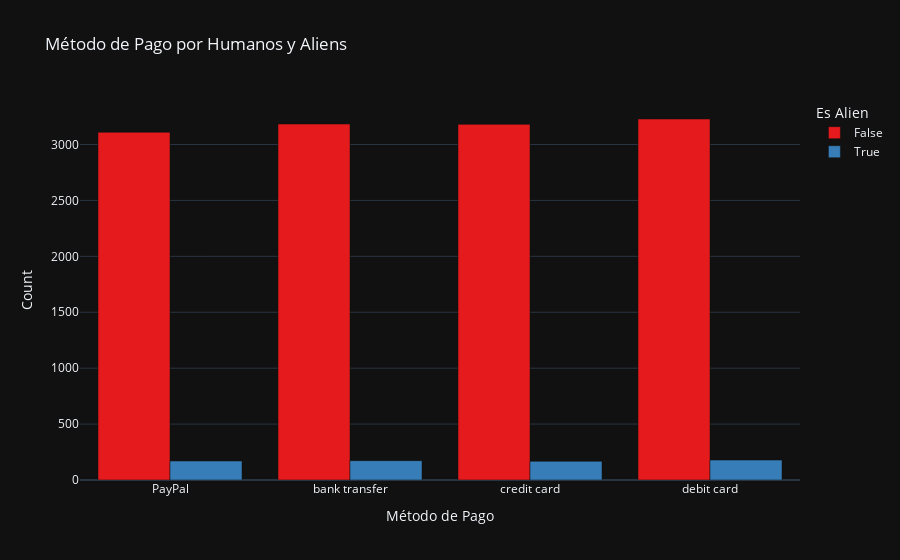

Source (notebook cell):
### Code cell
df_grouped = df_pandas.groupby(['Payment Method', 'Is An Alien']).size().reset_index(name='Count')
px.bar(df_grouped,
       x='Payment Method',
       y='Count',
       color='Is An Alien',
       title='Método de Pago por Humanos y Aliens',
       barmode='group',
       labels={'Payment Method': 'Método de Pago', 'count': 'Cantidad de Transacciones', 'Is An Alien': 'Es Alien'},
       color_discrete_sequence=px.colors.qualitative.Set1,
       template='plotly_dark'
       )

### Figure 1 — Plotly figure (JSON) as saved in the notebook; plotly's stock layout.template omitted (floating-point values rounded to 4 significant figures)
{"data": [{"alignmentgroup": "True", "hovertemplate": "Es Alien=False<br>Método de Pago=%{x}<br>Count=%{y}<extra></extra>", "legendgroup": "False", "marker": {"color": "rgb(228,26,28)", "pattern": {"shape": ""}}, "name": "False", "offsetgroup": "False", "orientation": "v", "showlegend": true, "textposition": "auto", "type": "bar", "x": ["PayPal", "bank transfer", "credit card", "debit card"], "xaxis": "x", "y": [3109, 3183, 3180, 3228], "yaxis": "y"}, {"alignmentgroup": "True", "hovertemplate": "Es Alien=True<br>Método de Pago=%{x}<br>Count=%{y}<extra></extra>", "legendgroup": "True", "marker": {"color": "rgb(55,126,184)", "pattern": {"shape": ""}}, "name": "True", "offsetgroup": "True", "orientation": "v", "showlegend": true, "textposition": "auto", "type": "bar", "x": ["PayPal", "bank transfer", "credit card", "debit card"], "xaxis": "x", "y": [170, 173, 167, 178], "yaxis": "y"}], "layout": {"barmode": "group", "legend": {"title": {"text": "Es Alien"}, "tracegroupgap": 0}, "title": {"text": "Método de Pago por Humanos y Aliens"}, "xaxis": {"anchor": "y", "domain": [0, 1], "title": {"text": "Método de Pago"}}, "yaxis": {"anchor": "x", "domain": [0, 1], "title": {"text": "Count"}}}}
